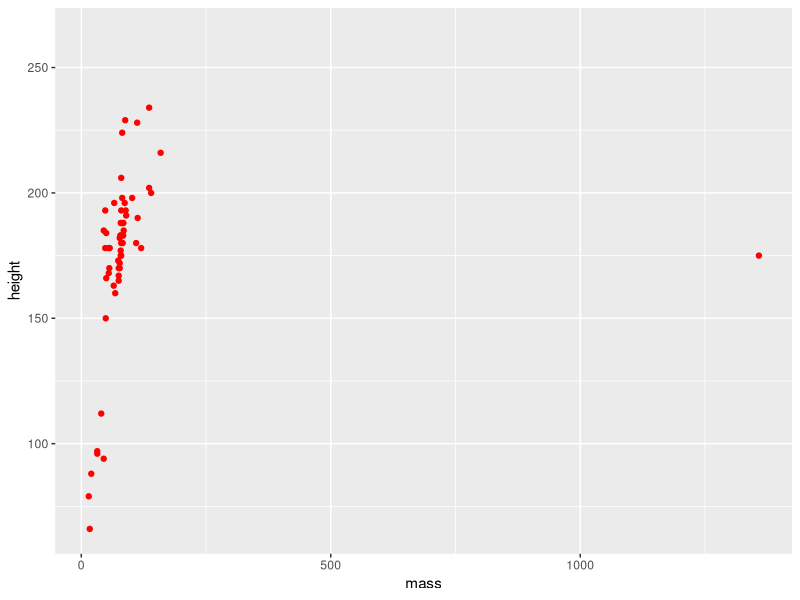

Here is the R script that generated this plot:
## ---- chunk 1
knitr::opts_chunk$set(echo = TRUE)
library(tidyverse)
## ---- chunk 2
ggplot(data=starwars, aes(x=mass, y=height))+
  geom_point(color="red")
